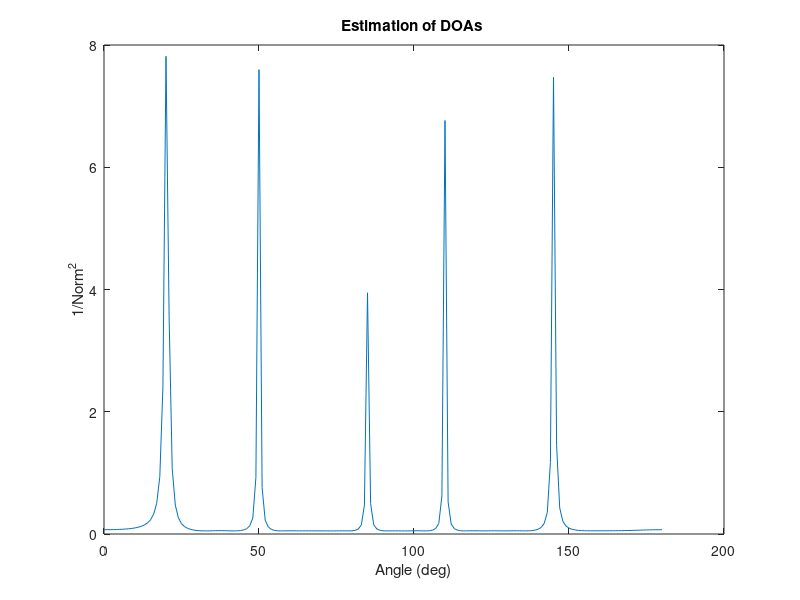

This figure's MATLAB source:
clc; clear; close all;
%% Project : Implementation of MUSIC (Multiple Signal Classification) algorithm for Direction of Arrival Estimation(DOA).
% Name     : Akshay Pramod Age
% Email Id : akshayage27@gmail.com
% Type     : Self Project
% Concept  : Based on Linear Algebra

%%
L     = 20;   % # antennas
P     = 5;    % # sources
M     = 100;  % # samples
fc    = 10^6; % centre frequency
fs    = 10^7; % sampling frequency
c     = 3*10^8; % speed of light
x_var = 1; % transmitted symbol variances
n_var = 1; % noise variance
doa   = [20 50 85 110 145]; %randi([0 180], 1,P); % direction of arrival
d     = 150; % antenna spacing
theta = 0:1:180;
%%
x = zeros(P,M); % narrowband complex exponential source signals
for p1 = 1:P
    x(p1,:) = sqrt(x_var)*randn(1,M).*exp(1i*2*pi*fc*[1:M]/fs);
end
A = zeros(L,P); % matrix of steering vectors
for p1 = 1:P
    A(:,p1) = exp(-1i*2*pi*d*(fc/c)*[0:L-1]'*cosd(doa(p1)));
end

% signal received at the antenna array
y = A*x + sqrt(n_var)*randn(L,M);

% Covariance matrix of antenna array
R = (y*y')/M;

% Eigen value decomposition
[V,D] = eig(R);

% Subspace corresponding to small eigen values
U = V(:,1:(L-P));

% 
fn  = zeros(length(theta),1);
A_d = zeros(L,length(theta));

for th = 1 : length(theta)
    A_d(:,th) = exp(-1i*2*pi*d*(fc/c)*[0:L-1]'*cosd(theta(th)));
    fn(th,1)    = 1/(norm(A_d(:,th)'*U)^2);
end

% The peaks in the graph are the estimated DOAs
% Compare the peaks in graph with the values from the vector doa
plot(theta,fn)
xlabel('Angle (deg)');
ylabel('1/Norm^2');
title ('Estimation of DOAs ')
% findpeaks(fn)
